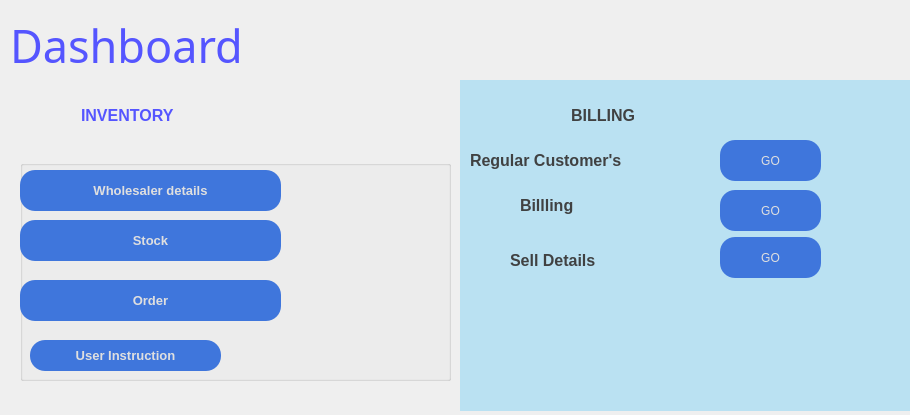
<?xml version="1.0" encoding="UTF-8"?>
<ui version="4.0">
 <class>Dashboard</class>
 <widget class="QDialog" name="Dashboard">
  <property name="geometry">
   <rect>
    <x>0</x>
    <y>0</y>
    <width>910</width>
    <height>415</height>
   </rect>
  </property>
  <property name="windowTitle">
   <string>Dashboard</string>
  </property>
  <widget class="QLabel" name="label">
   <property name="geometry">
    <rect>
     <x>10</x>
     <y>10</y>
     <width>371</width>
     <height>71</height>
    </rect>
   </property>
   <property name="font">
    <font>
     <family>Algerian</family>
     <pointsize>34</pointsize>
     <weight>50</weight>
     <bold>false</bold>
     <underline>false</underline>
     <kerning>true</kerning>
    </font>
   </property>
   <property name="styleSheet">
    <string notr="true">background:transparent;
border:none;
color:rgb(85, 85, 255);
border-bottum: 1px #ffffff</string>
   </property>
   <property name="frameShape">
    <enum>QFrame::Box</enum>
   </property>
   <property name="text">
    <string>Dashboard</string>
   </property>
  </widget>
  <widget class="QGroupBox" name="groupBox">
   <property name="geometry">
    <rect>
     <x>20</x>
     <y>160</y>
     <width>431</width>
     <height>221</height>
    </rect>
   </property>
   <property name="title">
    <string/>
   </property>
   <widget class="QPushButton" name="pushButton_wholesale">
    <property name="geometry">
     <rect>
      <x>0</x>
      <y>10</y>
      <width>261</width>
      <height>41</height>
     </rect>
    </property>
    <property name="font">
     <font>
      <pointsize>10</pointsize>
      <weight>75</weight>
      <italic>false</italic>
      <bold>true</bold>
     </font>
    </property>
    <property name="styleSheet">
     <string notr="true">QPushButton{
background:#3f76dc;
border-radius:15px;
color:rgb(223, 223, 223);
}
QPushButton:hover{
color:red;
border-radius:15px;
background:#333;

}</string>
    </property>
    <property name="text">
     <string>Wholesaler details</string>
    </property>
   </widget>
   <widget class="QPushButton" name="pushButton_stock">
    <property name="geometry">
     <rect>
      <x>0</x>
      <y>60</y>
      <width>261</width>
      <height>41</height>
     </rect>
    </property>
    <property name="font">
     <font>
      <pointsize>10</pointsize>
      <weight>75</weight>
      <italic>false</italic>
      <bold>true</bold>
     </font>
    </property>
    <property name="styleSheet">
     <string notr="true">QPushButton{
background:#3f76dc;
border-radius:15px;
color:rgb(223, 223, 223);
}
QPushButton:hover{
color:red;
border-radius:15px;
background:#333;

}</string>
    </property>
    <property name="text">
     <string>Stock</string>
    </property>
   </widget>
   <widget class="QPushButton" name="pushButton_order">
    <property name="geometry">
     <rect>
      <x>0</x>
      <y>120</y>
      <width>261</width>
      <height>41</height>
     </rect>
    </property>
    <property name="font">
     <font>
      <pointsize>10</pointsize>
      <weight>75</weight>
      <italic>false</italic>
      <bold>true</bold>
     </font>
    </property>
    <property name="styleSheet">
     <string notr="true">QPushButton{
background:#3f76dc;
border-radius:15px;
color:rgb(223, 223, 223);
}
QPushButton:hover{
color:red;
border-radius:15px;
background:#333;

}</string>
    </property>
    <property name="text">
     <string>Order</string>
    </property>
   </widget>
   <widget class="QPushButton" name="pushButton_wholesale_2">
    <property name="geometry">
     <rect>
      <x>10</x>
      <y>180</y>
      <width>191</width>
      <height>31</height>
     </rect>
    </property>
    <property name="font">
     <font>
      <pointsize>10</pointsize>
      <weight>75</weight>
      <italic>false</italic>
      <bold>true</bold>
     </font>
    </property>
    <property name="styleSheet">
     <string notr="true">QPushButton{
background:#3f76dc;
border-radius:15px;
color:rgb(223, 223, 223);
}
QPushButton:hover{
color:red;
border-radius:15px;
background:#333;

}</string>
    </property>
    <property name="text">
     <string>User Instruction</string>
    </property>
   </widget>
  </widget>
  <widget class="QGroupBox" name="groupBox_2">
   <property name="geometry">
    <rect>
     <x>460</x>
     <y>80</y>
     <width>451</width>
     <height>331</height>
    </rect>
   </property>
   <property name="styleSheet">
    <string notr="true">background:rgb(186, 225, 242);
border:none;</string>
   </property>
   <property name="title">
    <string/>
   </property>
   <widget class="QLabel" name="label_3">
    <property name="geometry">
     <rect>
      <x>80</x>
      <y>10</y>
      <width>161</width>
      <height>51</height>
     </rect>
    </property>
    <property name="font">
     <font>
      <pointsize>12</pointsize>
      <weight>75</weight>
      <bold>true</bold>
     </font>
    </property>
    <property name="styleSheet">
     <string notr="true">background:transparent;
border:none;
color:#404142;
</string>
    </property>
    <property name="text">
     <string>       BILLING</string>
    </property>
   </widget>
   <widget class="QLabel" name="label_4">
    <property name="geometry">
     <rect>
      <x>10</x>
      <y>70</y>
      <width>251</width>
      <height>21</height>
     </rect>
    </property>
    <property name="font">
     <font>
      <pointsize>12</pointsize>
      <weight>75</weight>
      <bold>true</bold>
     </font>
    </property>
    <property name="styleSheet">
     <string notr="true">background:transparent;
border:none;
color:#404142;
</string>
    </property>
    <property name="text">
     <string>Regular Customer's</string>
    </property>
   </widget>
   <widget class="QPushButton" name="pushButton_regular">
    <property name="geometry">
     <rect>
      <x>260</x>
      <y>60</y>
      <width>101</width>
      <height>41</height>
     </rect>
    </property>
    <property name="styleSheet">
     <string notr="true">QPushButton{
background:#3f76dc;
border-radius:15px;
color:rgb(223, 223, 223);
}
QPushButton:hover{
color:red;
border-radius:15px;
background:#333;

}</string>
    </property>
    <property name="text">
     <string>GO</string>
    </property>
   </widget>
   <widget class="QLabel" name="label_5">
    <property name="geometry">
     <rect>
      <x>60</x>
      <y>110</y>
      <width>141</width>
      <height>31</height>
     </rect>
    </property>
    <property name="font">
     <font>
      <pointsize>12</pointsize>
      <weight>75</weight>
      <bold>true</bold>
     </font>
    </property>
    <property name="styleSheet">
     <string notr="true">background:transparent;
border:none;
color:rgb(85, 85, 255);
bordbackground:transparent;
border:none;
color:#404142;
er-bottum: 1px #ffffff</string>
    </property>
    <property name="text">
     <string>Billling</string>
    </property>
   </widget>
   <widget class="QPushButton" name="pushButton_selldetails">
    <property name="geometry">
     <rect>
      <x>260</x>
      <y>110</y>
      <width>101</width>
      <height>41</height>
     </rect>
    </property>
    <property name="styleSheet">
     <string notr="true">QPushButton{
background:#3f76dc;
border-radius:15px;
color:rgb(223, 223, 223);
}
QPushButton:hover{
color:red;
border-radius:15px;
background:#333;

}</string>
    </property>
    <property name="text">
     <string>GO</string>
    </property>
   </widget>
   <widget class="QLabel" name="label_6">
    <property name="geometry">
     <rect>
      <x>50</x>
      <y>170</y>
      <width>141</width>
      <height>21</height>
     </rect>
    </property>
    <property name="font">
     <font>
      <pointsize>12</pointsize>
      <weight>75</weight>
      <bold>true</bold>
     </font>
    </property>
    <property name="styleSheet">
     <string notr="true">background:transparent;
border:none;
color:rgb(85, 85, 255);
bbackground:transparent;
border:none;
color:#404142;
order-bottum: 1px #ffffff</string>
    </property>
    <property name="text">
     <string>Sell Details</string>
    </property>
   </widget>
   <widget class="QPushButton" name="pushButton_go">
    <property name="geometry">
     <rect>
      <x>260</x>
      <y>157</y>
      <width>101</width>
      <height>41</height>
     </rect>
    </property>
    <property name="styleSheet">
     <string notr="true">QPushButton{
background:#3f76dc;
border-radius:15px;
color:rgb(223, 223, 223);
}
QPushButton:hover{
color:red;
border-radius:15px;
background:#333;

}</string>
    </property>
    <property name="text">
     <string>GO</string>
    </property>
   </widget>
  </widget>
  <widget class="QLabel" name="label_7">
   <property name="geometry">
    <rect>
     <x>10</x>
     <y>-10</y>
     <width>1011</width>
     <height>431</height>
    </rect>
   </property>
   <property name="text">
    <string/>
   </property>
   <property name="pixmap">
    <pixmap>../image/p2.jpg</pixmap>
   </property>
  </widget>
  <widget class="QLabel" name="label_2">
   <property name="geometry">
    <rect>
     <x>10</x>
     <y>100</y>
     <width>261</width>
     <height>31</height>
    </rect>
   </property>
   <property name="font">
    <font>
     <pointsize>12</pointsize>
     <weight>75</weight>
     <italic>false</italic>
     <bold>true</bold>
     <strikeout>false</strikeout>
    </font>
   </property>
   <property name="styleSheet">
    <string notr="true">background:transparent;
border:none;
color:rgb(85, 85, 255);
border-bottum: 1px #ffffff</string>
   </property>
   <property name="text">
    <string>                INVENTORY</string>
   </property>
  </widget>
  <zorder>label_7</zorder>
  <zorder>label</zorder>
  <zorder>groupBox</zorder>
  <zorder>groupBox_2</zorder>
  <zorder>label_2</zorder>
 </widget>
 <resources/>
 <connections/>
</ui>
